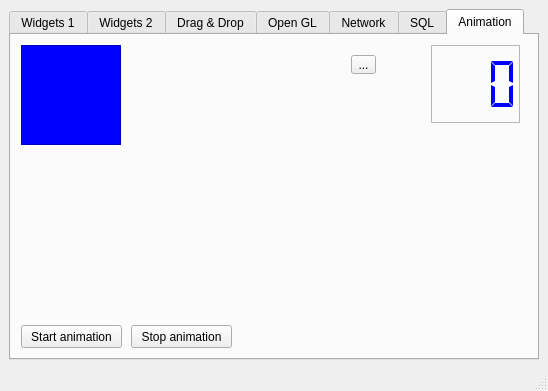
<?xml version="1.0" encoding="UTF-8"?>
<ui version="4.0">
 <class>MainWindow</class>
 <widget class="QMainWindow" name="MainWindow">
  <property name="geometry">
   <rect>
    <x>0</x>
    <y>0</y>
    <width>548</width>
    <height>391</height>
   </rect>
  </property>
  <property name="minimumSize">
   <size>
    <width>300</width>
    <height>300</height>
   </size>
  </property>
  <property name="windowTitle">
   <string>MainWindow</string>
  </property>
  <property name="autoFillBackground">
   <bool>false</bool>
  </property>
  <widget class="QWidget" name="centralwidget">
   <layout class="QVBoxLayout" name="verticalLayout_10">
    <item>
     <widget class="QTabWidget" name="tabWidget_1">
      <property name="font">
       <font>
        <weight>50</weight>
        <bold>false</bold>
       </font>
      </property>
      <property name="acceptDrops">
       <bool>true</bool>
      </property>
      <property name="currentIndex">
       <number>6</number>
      </property>
      <widget class="QWidget" name="tab_widgets_1">
       <property name="toolTip">
        <string/>
       </property>
       <property name="statusTip">
        <string/>
       </property>
       <attribute name="title">
        <string>Widgets 1</string>
       </attribute>
       <layout class="QVBoxLayout" name="verticalLayout">
        <item>
         <layout class="QVBoxLayout" name="verticalLayout_tab_1">
          <item>
           <widget class="QTabWidget" name="tabWidget_2">
            <property name="accessibleName">
             <string/>
            </property>
            <property name="currentIndex">
             <number>1</number>
            </property>
            <widget class="QWidget" name="tab_tree">
             <property name="statusTip">
              <string/>
             </property>
             <attribute name="title">
              <string>Tree</string>
             </attribute>
             <layout class="QHBoxLayout" name="horizontalLayout">
              <item>
               <layout class="QVBoxLayout" name="verticalLayout_2">
                <item>
                 <widget class="QTreeWidget" name="treeWidget">
                  <column>
                   <property name="text">
                    <string>Header 1</string>
                   </property>
                  </column>
                  <column>
                   <property name="text">
                    <string>New Column</string>
                   </property>
                  </column>
                  <item>
                   <property name="text">
                    <string>Item1</string>
                   </property>
                   <item>
                    <property name="text">
                     <string>Subitem1</string>
                    </property>
                   </item>
                  </item>
                 </widget>
                </item>
               </layout>
              </item>
             </layout>
            </widget>
            <widget class="QWidget" name="tab_calendar">
             <property name="statusTip">
              <string/>
             </property>
             <attribute name="title">
              <string>Calendar</string>
             </attribute>
             <layout class="QVBoxLayout" name="verticalLayout_3">
              <item>
               <widget class="QDateEdit" name="dateEdit">
                <property name="alignment">
                 <set>Qt::AlignCenter</set>
                </property>
               </widget>
              </item>
              <item>
               <widget class="QCalendarWidget" name="calendarWidget"/>
              </item>
             </layout>
            </widget>
           </widget>
          </item>
         </layout>
        </item>
       </layout>
      </widget>
      <widget class="QWidget" name="tab_widgets_2">
       <property name="toolTip">
        <string/>
       </property>
       <property name="statusTip">
        <string/>
       </property>
       <attribute name="title">
        <string>Widgets 2</string>
       </attribute>
       <layout class="QGridLayout" name="gridLayout_2">
        <item row="2" column="1">
         <spacer name="verticalSpacer_2">
          <property name="orientation">
           <enum>Qt::Vertical</enum>
          </property>
          <property name="sizeType">
           <enum>QSizePolicy::Maximum</enum>
          </property>
          <property name="sizeHint" stdset="0">
           <size>
            <width>20</width>
            <height>140</height>
           </size>
          </property>
         </spacer>
        </item>
        <item row="3" column="0" colspan="2">
         <widget class="QProgressBar" name="progressBar">
          <property name="value">
           <number>24</number>
          </property>
         </widget>
        </item>
        <item row="0" column="0">
         <widget class="QGroupBox" name="groupBox">
          <property name="title">
           <string>Progress Bar</string>
          </property>
          <widget class="QWidget" name="layoutWidget">
           <property name="geometry">
            <rect>
             <x>20</x>
             <y>30</y>
             <width>114</width>
             <height>65</height>
            </rect>
           </property>
           <layout class="QVBoxLayout" name="verticalLayout_4">
            <item>
             <widget class="QRadioButton" name="radioButton_start">
              <property name="statusTip">
               <string>Start the Progress Bar</string>
              </property>
              <property name="text">
               <string>Start</string>
              </property>
              <property name="checked">
               <bool>true</bool>
              </property>
             </widget>
            </item>
            <item>
             <widget class="QRadioButton" name="radioButton_stop">
              <property name="statusTip">
               <string>Stop the Progress Bar</string>
              </property>
              <property name="text">
               <string>Stop</string>
              </property>
             </widget>
            </item>
            <item>
             <widget class="QRadioButton" name="radioButton_reset">
              <property name="statusTip">
               <string>Reset the Progress Bar</string>
              </property>
              <property name="text">
               <string>Reset</string>
              </property>
             </widget>
            </item>
           </layout>
          </widget>
         </widget>
        </item>
        <item row="0" column="1">
         <widget class="QGroupBox" name="groupBox_2">
          <property name="title">
           <string>Move the Dial</string>
          </property>
          <widget class="QWidget" name="verticalLayoutWidget">
           <property name="geometry">
            <rect>
             <x>10</x>
             <y>30</y>
             <width>61</width>
             <height>71</height>
            </rect>
           </property>
           <layout class="QVBoxLayout" name="verticalLayout_5">
            <item>
             <widget class="QDial" name="dial"/>
            </item>
           </layout>
          </widget>
          <widget class="QWidget" name="verticalLayoutWidget_2">
           <property name="geometry">
            <rect>
             <x>90</x>
             <y>20</y>
             <width>91</width>
             <height>80</height>
            </rect>
           </property>
           <layout class="QVBoxLayout" name="verticalLayout_6">
            <item>
             <widget class="QLCDNumber" name="lcdNumber">
              <property name="palette">
               <palette>
                <active>
                 <colorrole role="WindowText">
                  <brush brushstyle="SolidPattern">
                   <color alpha="255">
                    <red>0</red>
                    <green>0</green>
                    <blue>255</blue>
                   </color>
                  </brush>
                 </colorrole>
                </active>
                <inactive>
                 <colorrole role="WindowText">
                  <brush brushstyle="SolidPattern">
                   <color alpha="255">
                    <red>0</red>
                    <green>0</green>
                    <blue>255</blue>
                   </color>
                  </brush>
                 </colorrole>
                </inactive>
                <disabled>
                 <colorrole role="WindowText">
                  <brush brushstyle="SolidPattern">
                   <color alpha="255">
                    <red>120</red>
                    <green>120</green>
                    <blue>120</blue>
                   </color>
                  </brush>
                 </colorrole>
                </disabled>
               </palette>
              </property>
              <property name="digitCount">
               <number>2</number>
              </property>
              <property name="mode">
               <enum>QLCDNumber::Dec</enum>
              </property>
              <property name="segmentStyle">
               <enum>QLCDNumber::Flat</enum>
              </property>
             </widget>
            </item>
           </layout>
          </widget>
         </widget>
        </item>
        <item row="2" column="0">
         <layout class="QVBoxLayout" name="verticalLayout_7">
          <item>
           <widget class="QFontComboBox" name="fontComboBox"/>
          </item>
          <item>
           <widget class="QLabel" name="label">
            <property name="font">
             <font>
              <pointsize>14</pointsize>
             </font>
            </property>
            <property name="text">
             <string/>
            </property>
            <property name="alignment">
             <set>Qt::AlignCenter</set>
            </property>
           </widget>
          </item>
         </layout>
        </item>
       </layout>
      </widget>
      <widget class="QWidget" name="tab_drag_drop">
       <property name="acceptDrops">
        <bool>false</bool>
       </property>
       <attribute name="title">
        <string>Drag &amp;&amp; Drop</string>
       </attribute>
       <layout class="QGridLayout" name="gridLayout_3">
        <item row="0" column="0" colspan="2">
         <layout class="QHBoxLayout" name="horizontalLayout_2">
          <item>
           <widget class="QLineEdit" name="lineEdit">
            <property name="minimumSize">
             <size>
              <width>135</width>
              <height>0</height>
             </size>
            </property>
            <property name="dragEnabled">
             <bool>true</bool>
            </property>
           </widget>
          </item>
          <item>
           <widget class="QComboBox" name="comboBox">
            <property name="minimumSize">
             <size>
              <width>141</width>
              <height>0</height>
             </size>
            </property>
            <property name="acceptDrops">
             <bool>true</bool>
            </property>
            <property name="editable">
             <bool>true</bool>
            </property>
           </widget>
          </item>
          <item>
           <widget class="QPushButton" name="pushButton">
            <property name="minimumSize">
             <size>
              <width>161</width>
              <height>0</height>
             </size>
            </property>
            <property name="acceptDrops">
             <bool>true</bool>
            </property>
            <property name="text">
             <string>PushButton</string>
            </property>
           </widget>
          </item>
         </layout>
        </item>
        <item row="1" column="0">
         <widget class="QListWidget" name="listWidget">
          <property name="dragEnabled">
           <bool>true</bool>
          </property>
          <property name="dragDropMode">
           <enum>QAbstractItemView::DragDrop</enum>
          </property>
          <property name="selectionMode">
           <enum>QAbstractItemView::ExtendedSelection</enum>
          </property>
          <item>
           <property name="text">
            <string>Item 1</string>
           </property>
          </item>
          <item>
           <property name="text">
            <string>Item 2</string>
           </property>
          </item>
          <item>
           <property name="text">
            <string>Item 3</string>
           </property>
          </item>
          <item>
           <property name="text">
            <string>Item 4</string>
           </property>
          </item>
         </widget>
        </item>
        <item row="1" column="1">
         <widget class="QListWidget" name="listWidget_2">
          <property name="dragEnabled">
           <bool>true</bool>
          </property>
          <property name="dragDropMode">
           <enum>QAbstractItemView::DragDrop</enum>
          </property>
          <property name="selectionMode">
           <enum>QAbstractItemView::ExtendedSelection</enum>
          </property>
         </widget>
        </item>
       </layout>
      </widget>
      <widget class="QWidget" name="tab_gl">
       <attribute name="title">
        <string>Open GL</string>
       </attribute>
       <widget class="QFrame" name="frame_gl">
        <property name="geometry">
         <rect>
          <x>120</x>
          <y>10</y>
          <width>300</width>
          <height>300</height>
         </rect>
        </property>
        <property name="frameShape">
         <enum>QFrame::StyledPanel</enum>
        </property>
        <property name="frameShadow">
         <enum>QFrame::Raised</enum>
        </property>
       </widget>
      </widget>
      <widget class="QWidget" name="tab_network">
       <attribute name="title">
        <string>Network</string>
       </attribute>
       <layout class="QHBoxLayout" name="horizontalLayout_5">
        <item>
         <widget class="QGroupBox" name="groupBox_3">
          <property name="title">
           <string>Client 1</string>
          </property>
          <layout class="QVBoxLayout" name="verticalLayout_8">
           <item>
            <widget class="QTextEdit" name="textEdit_client_1"/>
           </item>
           <item>
            <widget class="QLineEdit" name="lineEdit_client_1"/>
           </item>
           <item>
            <widget class="QPushButton" name="button_client_1">
             <property name="text">
              <string>Connect to Server</string>
             </property>
            </widget>
           </item>
          </layout>
         </widget>
        </item>
        <item>
         <layout class="QHBoxLayout" name="horizontalLayout_4">
          <item>
           <widget class="QPushButton" name="button_start_server">
            <property name="text">
             <string>Start Server</string>
            </property>
           </widget>
          </item>
         </layout>
        </item>
        <item>
         <widget class="QGroupBox" name="groupBox_4">
          <property name="title">
           <string>Client 2</string>
          </property>
          <layout class="QVBoxLayout" name="verticalLayout_9">
           <item>
            <widget class="QTextEdit" name="textEdit_client_2"/>
           </item>
           <item>
            <widget class="QLineEdit" name="lineEdit_client_2"/>
           </item>
           <item>
            <widget class="QPushButton" name="button_client_2">
             <property name="text">
              <string>Connect to Server</string>
             </property>
            </widget>
           </item>
          </layout>
         </widget>
        </item>
       </layout>
      </widget>
      <widget class="QWidget" name="tab_SQL">
       <attribute name="title">
        <string>SQL</string>
       </attribute>
       <layout class="QHBoxLayout" name="horizontalLayout_3">
        <item>
         <layout class="QVBoxLayout" name="verticalLayout_11">
          <item>
           <widget class="QPushButton" name="button_SQL_view_data">
            <property name="text">
             <string>View Data</string>
            </property>
           </widget>
          </item>
          <item>
           <widget class="QPushButton" name="button_SQL_add">
            <property name="text">
             <string>Add Row</string>
            </property>
           </widget>
          </item>
          <item>
           <widget class="QPushButton" name="button_SQL_delete">
            <property name="text">
             <string>Delete Row</string>
            </property>
           </widget>
          </item>
          <item>
           <widget class="QPushButton" name="button_SQL_create_db">
            <property name="text">
             <string>Create DB</string>
            </property>
           </widget>
          </item>
          <item>
           <spacer name="verticalSpacer">
            <property name="orientation">
             <enum>Qt::Vertical</enum>
            </property>
            <property name="sizeHint" stdset="0">
             <size>
              <width>20</width>
              <height>40</height>
             </size>
            </property>
           </spacer>
          </item>
         </layout>
        </item>
        <item>
         <widget class="QTableView" name="tableView"/>
        </item>
       </layout>
      </widget>
      <widget class="QWidget" name="tab_animation">
       <attribute name="title">
        <string>Animation</string>
       </attribute>
       <widget class="QPushButton" name="button_start_animation">
        <property name="geometry">
         <rect>
          <x>10</x>
          <y>290</y>
          <width>101</width>
          <height>23</height>
         </rect>
        </property>
        <property name="text">
         <string>Start animation</string>
        </property>
       </widget>
       <widget class="QFrame" name="frame">
        <property name="geometry">
         <rect>
          <x>10</x>
          <y>10</y>
          <width>100</width>
          <height>100</height>
         </rect>
        </property>
        <property name="palette">
         <palette>
          <active>
           <colorrole role="Base">
            <brush brushstyle="SolidPattern">
             <color alpha="255">
              <red>255</red>
              <green>255</green>
              <blue>255</blue>
             </color>
            </brush>
           </colorrole>
           <colorrole role="Window">
            <brush brushstyle="SolidPattern">
             <color alpha="255">
              <red>0</red>
              <green>0</green>
              <blue>255</blue>
             </color>
            </brush>
           </colorrole>
          </active>
          <inactive>
           <colorrole role="Base">
            <brush brushstyle="SolidPattern">
             <color alpha="255">
              <red>255</red>
              <green>255</green>
              <blue>255</blue>
             </color>
            </brush>
           </colorrole>
           <colorrole role="Window">
            <brush brushstyle="SolidPattern">
             <color alpha="255">
              <red>0</red>
              <green>0</green>
              <blue>255</blue>
             </color>
            </brush>
           </colorrole>
          </inactive>
          <disabled>
           <colorrole role="Base">
            <brush brushstyle="SolidPattern">
             <color alpha="255">
              <red>0</red>
              <green>0</green>
              <blue>255</blue>
             </color>
            </brush>
           </colorrole>
           <colorrole role="Window">
            <brush brushstyle="SolidPattern">
             <color alpha="255">
              <red>0</red>
              <green>0</green>
              <blue>255</blue>
             </color>
            </brush>
           </colorrole>
          </disabled>
         </palette>
        </property>
        <property name="autoFillBackground">
         <bool>true</bool>
        </property>
        <property name="frameShape">
         <enum>QFrame::StyledPanel</enum>
        </property>
        <property name="frameShadow">
         <enum>QFrame::Raised</enum>
        </property>
        <property name="lineWidth">
         <number>10</number>
        </property>
       </widget>
       <widget class="QLCDNumber" name="lcdNumber_animation">
        <property name="geometry">
         <rect>
          <x>420</x>
          <y>10</y>
          <width>89</width>
          <height>78</height>
         </rect>
        </property>
        <property name="palette">
         <palette>
          <active>
           <colorrole role="WindowText">
            <brush brushstyle="SolidPattern">
             <color alpha="255">
              <red>0</red>
              <green>0</green>
              <blue>255</blue>
             </color>
            </brush>
           </colorrole>
          </active>
          <inactive>
           <colorrole role="WindowText">
            <brush brushstyle="SolidPattern">
             <color alpha="255">
              <red>0</red>
              <green>0</green>
              <blue>255</blue>
             </color>
            </brush>
           </colorrole>
          </inactive>
          <disabled>
           <colorrole role="WindowText">
            <brush brushstyle="SolidPattern">
             <color alpha="255">
              <red>120</red>
              <green>120</green>
              <blue>120</blue>
             </color>
            </brush>
           </colorrole>
          </disabled>
         </palette>
        </property>
        <property name="frameShape">
         <enum>QFrame::StyledPanel</enum>
        </property>
        <property name="digitCount">
         <number>3</number>
        </property>
        <property name="mode">
         <enum>QLCDNumber::Dec</enum>
        </property>
        <property name="segmentStyle">
         <enum>QLCDNumber::Flat</enum>
        </property>
       </widget>
       <widget class="QPushButton" name="button_stop_animation">
        <property name="geometry">
         <rect>
          <x>120</x>
          <y>290</y>
          <width>101</width>
          <height>23</height>
         </rect>
        </property>
        <property name="text">
         <string>Stop animation</string>
        </property>
       </widget>
       <widget class="QToolButton" name="toolButton">
        <property name="geometry">
         <rect>
          <x>340</x>
          <y>20</y>
          <width>25</width>
          <height>19</height>
         </rect>
        </property>
        <property name="text">
         <string>...</string>
        </property>
       </widget>
      </widget>
     </widget>
    </item>
   </layout>
  </widget>
  <widget class="QStatusBar" name="statusbar">
   <property name="statusTip">
    <string>Status bar</string>
   </property>
  </widget>
 </widget>
 <tabstops>
  <tabstop>tabWidget_2</tabstop>
  <tabstop>treeWidget</tabstop>
  <tabstop>dateEdit</tabstop>
  <tabstop>calendarWidget</tabstop>
  <tabstop>radioButton_start</tabstop>
  <tabstop>radioButton_stop</tabstop>
  <tabstop>radioButton_reset</tabstop>
  <tabstop>dial</tabstop>
  <tabstop>fontComboBox</tabstop>
 </tabstops>
 <resources/>
 <connections>
  <connection>
   <sender>dial</sender>
   <signal>valueChanged(int)</signal>
   <receiver>lcdNumber</receiver>
   <slot>display(int)</slot>
   <hints>
    <hint type="sourcelabel">
     <x>303</x>
     <y>115</y>
    </hint>
    <hint type="destinationlabel">
     <x>385</x>
     <y>127</y>
    </hint>
   </hints>
  </connection>
  <connection>
   <sender>fontComboBox</sender>
   <signal>activated(QString)</signal>
   <receiver>label</receiver>
   <slot>setText(QString)</slot>
   <hints>
    <hint type="sourcelabel">
     <x>138</x>
     <y>177</y>
    </hint>
    <hint type="destinationlabel">
     <x>151</x>
     <y>253</y>
    </hint>
   </hints>
  </connection>
 </connections>
</ui>
